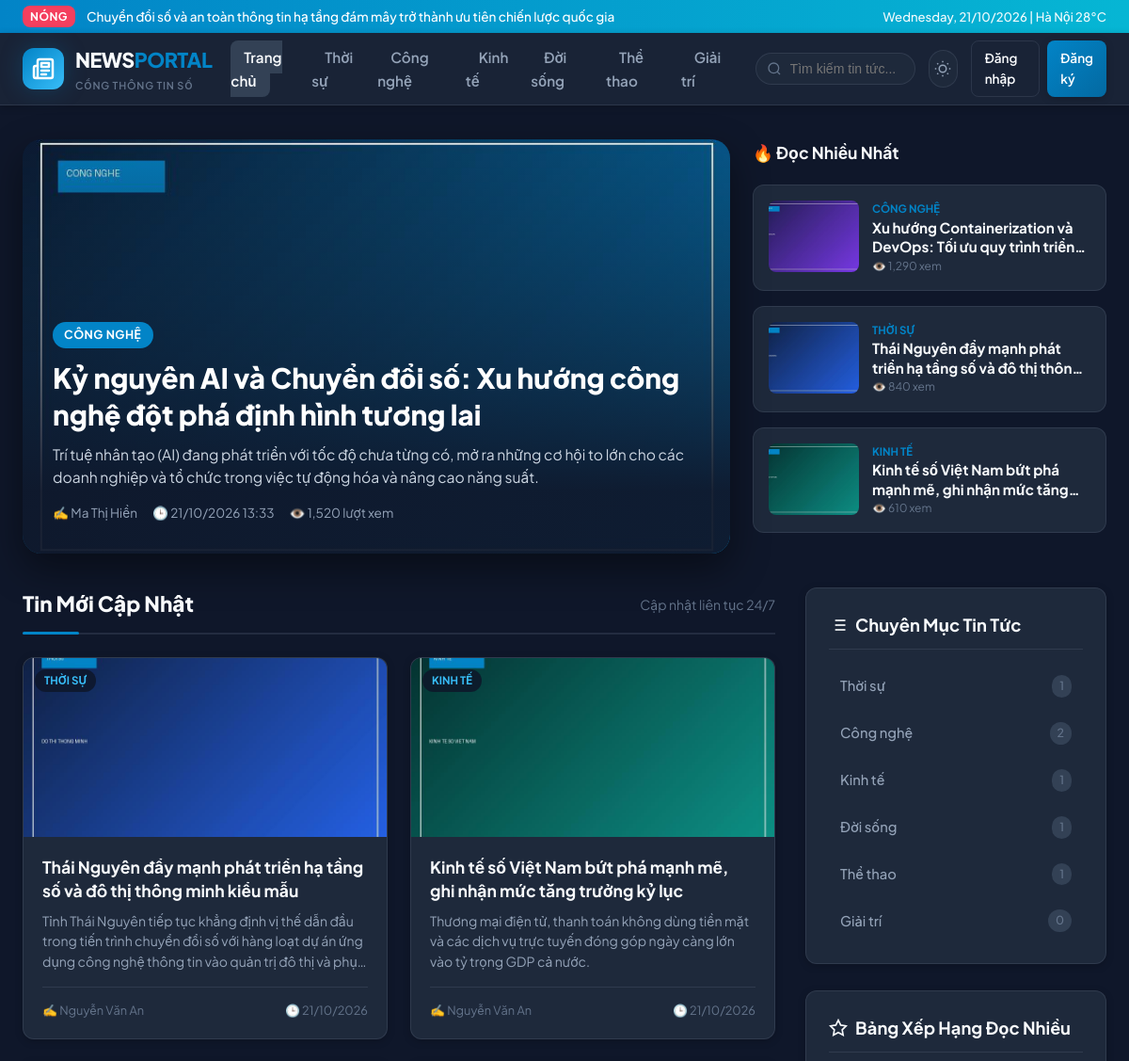
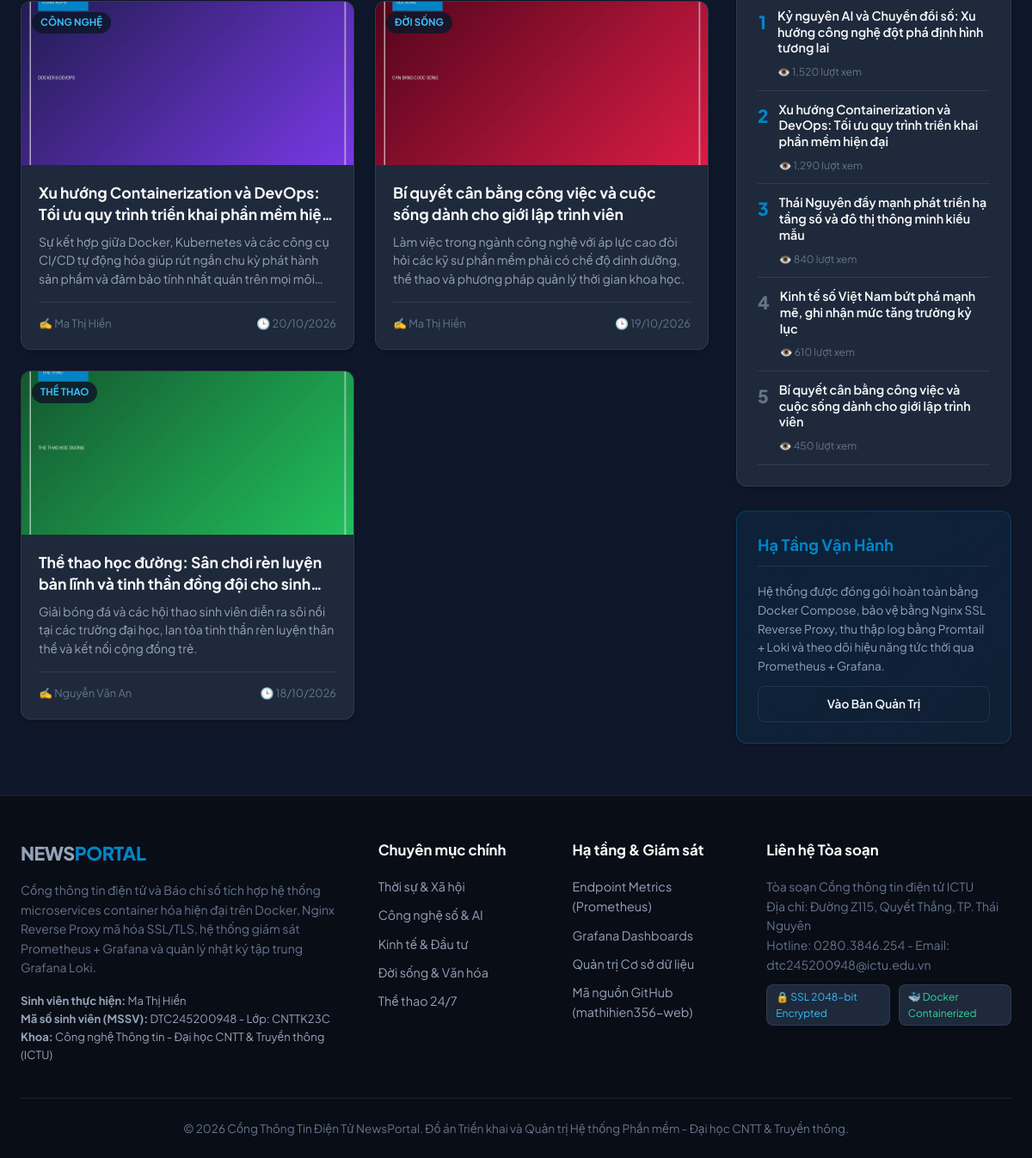
Screenshot of /webapp/index.php with the database file from the repository (2 pictures, top to bottom).
### tables this page shows
CREATE TABLE `categories` (
    `id` INT AUTO_INCREMENT PRIMARY KEY,
    `name` VARCHAR(100) NOT NULL,
    `slug` VARCHAR(100) NOT NULL UNIQUE,
    `description` VARCHAR(255) NULL,
    `icon` VARCHAR(50) DEFAULT 'newspaper',
    `display_order` INT NOT NULL DEFAULT 0,
    `created_at` TIMESTAMP DEFAULT CURRENT_TIMESTAMP,
    INDEX `idx_cat_slug` (`slug`)
);

CREATE TABLE `articles` (
    `id` INT AUTO_INCREMENT PRIMARY KEY,
    `category_id` INT NOT NULL,
    `author_id` INT NOT NULL,
    `title` VARCHAR(255) NOT NULL,
    `slug` VARCHAR(255) NOT NULL UNIQUE,
    `summary` TEXT NOT NULL,
    `content` LONGTEXT NOT NULL,
    `thumbnail` VARCHAR(255) NULL,
    `views` INT NOT NULL DEFAULT 0,
    `is_featured` TINYINT(1) NOT NULL DEFAULT 0,
    `status` ENUM('draft', 'published', 'archived') NOT NULL DEFAULT 'published',
    `published_at` TIMESTAMP DEFAULT CURRENT_TIMESTAMP,
    `created_at` TIMESTAMP DEFAULT CURRENT_TIMESTAMP,
    `updated_at` TIMESTAMP DEFAULT CURRENT_TIMESTAMP ON UPDATE CURRENT_TIMESTAMP,
    CONSTRAINT `fk_articles_category` FOREIGN KEY (`category_id`) REFERENCES `categories` (`id`) ON DELETE CASCADE,
    CONSTRAINT `fk_articles_author` FOREIGN KEY (`author_id`) REFERENCES `users` (`id`) ON DELETE CASCADE,
    INDEX `idx_art_status_pub` (`status`, `published_at`),
    INDEX `idx_art_featured` (`is_featured`),
    INDEX `idx_art_category` (`category_id`),
    INDEX `idx_art_author` (`author_id`)
);

CREATE TABLE `users` (
    `id` INT AUTO_INCREMENT PRIMARY KEY,
    `username` VARCHAR(50) NOT NULL UNIQUE,
    `email` VARCHAR(100) NOT NULL UNIQUE,
    `password_hash` VARCHAR(255) NOT NULL,
    `full_name` VARCHAR(100) NOT NULL,
    `role` ENUM('admin', 'author', 'reader') NOT NULL DEFAULT 'reader',
    `avatar` VARCHAR(255) DEFAULT '/assets/images/default-avatar.png',
    `bio` TEXT NULL,
    `is_active` TINYINT(1) NOT NULL DEFAULT 1,
    `created_at` TIMESTAMP DEFAULT CURRENT_TIMESTAMP,
    `updated_at` TIMESTAMP DEFAULT CURRENT_TIMESTAMP ON UPDATE CURRENT_TIMESTAMP,
    INDEX `idx_user_role` (`role`),
    INDEX `idx_user_active` (`is_active`)
);

### webapp/index.php (the view, shortened to what the rows shown need)
<?php
$db = get_db_connection();
$stmt = $db->query("
    SELECT a.*, c.name AS category_name, c.slug AS category_slug, u.full_name AS author_name, u.avatar AS author_avatar
    FROM articles a
    JOIN categories c ON a.category_id = c.id
    JOIN users u ON a.author_id = u.id
    WHERE a.status = 'published' AND a.is_featured = 1
    ORDER BY a.published_at DESC
    LIMIT 1
");
$heroArticle = $stmt->fetch();
$excludeId = $heroArticle ? $heroArticle['id'] : 0;
$stmt = $db->prepare("
    SELECT a.*, c.name AS category_name, c.slug AS category_slug
    FROM articles a
    JOIN categories c ON a.category_id = c.id
    WHERE a.status = 'published' AND a.id != ?
    ORDER BY a.views DESC
    LIMIT 3
");
$stmt->execute([$excludeId]);
$trendingArticles = $stmt->fetchAll();
$stmt = $db->prepare("
    SELECT a.*, c.name AS category_name, c.slug AS category_slug, u.full_name AS author_name
    FROM articles a
    JOIN categories c ON a.category_id = c.id
    JOIN users u ON a.author_id = u.id
    WHERE a.status = 'published' AND a.id != ?
    ORDER BY a.published_at DESC
    LIMIT 6
");
$stmt->execute([$excludeId]);
$recentArticles = $stmt->fetchAll();
$stmt = $db->query("
    SELECT c.*, COUNT(a.id) AS article_count
    FROM categories c
    LEFT JOIN articles a ON c.id = a.category_id AND a.status = 'published'
    GROUP BY c.id
    ORDER BY c.display_order ASC
");
$allCategories = $stmt->fetchAll();
$stmt = $db->query("
    SELECT a.id, a.title, a.slug, a.views, a.published_at
    FROM articles a
    WHERE a.status = 'published'
    ORDER BY a.views DESC
    LIMIT 5
");
$topViewed = $stmt->fetchAll();
require_once __DIR__ . '/includes/header.php';
?>
<div class="container">
    <?php if ($heroArticle): ?>
        <section class="hero-section">
            <div class="hero-grid">
                <a href="/article.php?slug=<?= e($heroArticle['slug']) ?>" class="hero-main-card">
                    <img src="<?= e($heroArticle['thumbnail'] ?: '/assets/images/default-news.jpg') ?>"
                         alt="<?= e($heroArticle['title']) ?>" class="hero-main-bg"
                         onerror="this.src='https://images.unsplash.com/photo-1504384308090-c894fdcc538d?w=800&auto=format&fit=crop&q=80'">
                    <div class="hero-overlay"></div>
                    <div class="hero-content">
                        <span class="category-tag"><?= e($heroArticle['category_name']) ?></span>
                        <h1 class="hero-title"><?= e($heroArticle['title']) ?></h1>
                        <p class="hero-summary"><?= e($heroArticle['summary']) ?></p>
                        <div class="meta-info">
                            <span class="meta-item">✍️ <?= e($heroArticle['author_name']) ?></span>
                            <span class="meta-item">🕒 <?= date('d/m/Y H:i', strtotime($heroArticle['published_at'])) ?></span>
                            <span class="meta-item">👁️ <?= number_format($heroArticle['views']) ?> lượt xem</span>
                        </div>
                    </div>
                </a>
                <div class="hero-side-column">
                    <h3 style="font-size: 1.1rem; font-weight: 700; color: var(--text-primary); margin-bottom: 4px; display:flex; align-items:center; gap:8px;">
                        🔥 Đọc Nhiều Nhất
                    </h3>
                    <?php foreach ($trendingArticles as $trend): ?>
                        <a href="/article.php?slug=<?= e($trend['slug']) ?>" class="side-card">
                            <img src="<?= e($trend['thumbnail'] ?: '/assets/images/default-news.jpg') ?>"
                                 alt="<?= e($trend['title']) ?>" class="side-thumb"
                                 onerror="this.src='https://images.unsplash.com/photo-1526374965328-7f61d4dc18c5?w=200&auto=format&fit=crop&q=80'">
                            <div class="side-card-content">
                                <span style="font-size: 0.72rem; color: var(--primary); font-weight: 700; text-transform: uppercase;">
                                    <?= e($trend['category_name']) ?>
                                </span>
                                <h4 class="side-title"><?= e($trend['title']) ?></h4>
                                <span style="font-size: 0.75rem; color: var(--text-muted);">
                                    👁️ <?= number_format($trend['views']) ?> xem
                                </span>
                            </div>
                        </a>
                    <?php endforeach; ?>
                </div>
            </div>
        </section>
    <?php endif; ?>
    <div class="main-layout">
        <div class="content-primary">
            <div class="section-header">
                <h2 class="section-title">Tin Mới Cập Nhật</h2>
            </div>
            <div class="article-cards-grid">
                <?php foreach ($recentArticles as $art): ?>
                    <article class="article-card">
                        <a href="/article.php?slug=<?= e($art['slug']) ?>" class="card-thumb-wrap">
                            <img src="<?= e($art['thumbnail'] ?: '/assets/images/default-news.jpg') ?>"
                                 alt="<?= e($art['title']) ?>" class="card-thumb"
                                 onerror="this.src='https://images.unsplash.com/photo-1498050108023-c5249f4df085?w=500&auto=format&fit=crop&q=80'">
                            <span class="card-category-badge"><?= e($art['category_name']) ?></span>
                        </a>
                        <div class="card-body">
                            <h3 class="card-title">
                                <a href="/article.php?slug=<?= e($art['slug']) ?>"><?= e($art['title']) ?></a>
                            </h3>
                            <p class="card-summary"><?= e($art['summary']) ?></p>
                            <div class="card-footer">
                                <span>✍️ <?= e($art['author_name']) ?></span>
                                <span>🕒 <?= date('d/m/Y', strtotime($art['published_at'])) ?></span>
                            </div>
                        </div>
                    </article>
                <?php endforeach; ?>
            </div>
        </div>
        <aside class="sidebar">
            <div class="widget">
                <ul class="categories-list">
                    <?php foreach ($allCategories as $cat): ?>
                        <li>
                            <a href="/category.php?slug=<?= e($cat['slug']) ?>" class="category-item-link">
                                <span><?= e($cat['name']) ?></span>
                                <span class="category-count"><?= $cat['article_count'] ?></span>
                            </a>
                        </li>
                    <?php endforeach; ?>
                </ul>
            </div>
            <div class="widget">
                <div style="display:flex; flex-direction:column; gap:12px;">
                    <?php $rank = 1; foreach ($topViewed as $tv): ?>
                        <div style="display:flex; align-items:flex-start; gap:12px; padding-bottom:10px; border-bottom:1px solid var(--border-color);">
                            <span style="font-size:1.3rem; font-weight:800; color:<?= $rank <= 3 ? 'var(--primary)' : 'var(--text-muted)' ?>; width:24px; text-align:center;">
                                <?= $rank++ ?>
                            </span>
                            <div style="flex-grow:1;">
                                <a href="/article.php?slug=<?= e($tv['slug']) ?>" style="font-size:0.9rem; font-weight:600; line-height:1.3; color:var(--text-primary); display:block; margin-bottom:4px;">
                                    <?= e($tv['title']) ?>
                                </a>
                                <span style="font-size:0.75rem; color:var(--text-muted);">
                                    👁️ <?= number_format($tv['views']) ?> lượt xem
                                </span>
                            </div>
                        </div>
                    <?php endforeach; ?>
                </div>
            </div>
        </aside>
    </div>
</div>
<?php require_once __DIR__ . '/includes/footer.php'; ?>

### webapp/includes/header.php (shortened to what the rows shown need)
<?php
require_once __DIR__ . '/auth.php';
$headerCategories = [];
try {
    $db = get_db_connection();
    $stmt = $db->query("SELECT id, name, slug FROM categories ORDER BY display_order ASC LIMIT 6");
    $headerCategories = $stmt->fetchAll();
} catch (Exception $e) {
}
?>
<!DOCTYPE html>
<html lang="vi" data-theme="dark">
<head>
    <link rel="stylesheet" href="/assets/css/style.css">
</head>
<body>
<header class="site-header">
    <div class="container navbar">
        <ul class="nav-links">
            <?php foreach ($headerCategories as $cat): ?>
                <li>
                    <a href="/category.php?slug=<?= e($cat['slug']) ?>"
                       class="nav-link <?= isset($_GET['slug']) && $_GET['slug'] === $cat['slug'] ? 'active' : '' ?>">
                        <?= e($cat['name']) ?>
                    </a>
                </li>
            <?php endforeach; ?>
        </ul>
    </div>
</header>
<main>

### rows the page displays
categories: name "Thời sự", article_count "1"
categories: name "Công nghệ", article_count "2"
categories: name "Kinh tế", article_count "1"
categories: name "Đời sống", article_count "1"
categories: name "Thể thao", article_count "1"
categories: name "Giải trí", article_count "0"
articles: thumbnail (picture), category.name "CÔNG NGHỆ", title "Kỷ nguyên AI và Chuyển đổi số: Xu hướng công nghệ đột phá định hình tương lai", summary "Trí tuệ nhân tạo (AI) đang phát triển với tốc độ chưa từng có, mở ra những cơ hội to lớn cho các doanh nghiệp và tổ chức trong việc tự động hóa và nâng cao năng suất.", author.full_name "Ma Thị Hiền", published_at "21/10/2026 13:33", views "1,520"
articles: thumbnail (picture), category.name "CÔNG NGHỆ", title "Xu hướng Containerization và DevOps: Tối ưu quy trình…", views "1,290", title "Xu hướng Containerization và DevOps: Tối ưu quy trình triển khai phần mềm…", summary "Sự kết hợp giữa Docker, Kubernetes và các công cụ CI/CD tự động hóa giúp rút ngắn chu kỳ phát hành sản phẩm và đảm bảo tính nhất quán trên mọi…", author.full_name "Ma Thị Hiền", published_at "20/10/2026", title "Xu hướng Containerization và DevOps: Tối ưu quy trình triển khai phần mềm hiện đại"
articles: thumbnail (picture), category.name "THỜI SỰ", title "Thái Nguyên đẩy mạnh phát triển hạ tầng số và đô thị…", views "840", title "Thái Nguyên đẩy mạnh phát triển hạ tầng số và đô thị thông minh kiểu mẫu", summary "Tỉnh Thái Nguyên tiếp tục khẳng định vị thế dẫn đầu trong tiến trình chuyển đổi số với hàng loạt dự án ứng dụng công nghệ thông tin vào quản trị đô thị và…", author.full_name "Nguyễn Văn An", published_at "21/10/2026"
articles: thumbnail (picture), category.name "KINH TẾ", title "Kinh tế số Việt Nam bứt phá mạnh mẽ, ghi nhận mức…", views "610", title "Kinh tế số Việt Nam bứt phá mạnh mẽ, ghi nhận mức tăng trưởng kỷ lục", summary "Thương mại điện tử, thanh toán không dùng tiền mặt và các dịch vụ trực tuyến đóng góp ngày càng lớn vào tỷ trọng GDP cả nước.", author.full_name "Nguyễn Văn An", published_at "21/10/2026"
articles: thumbnail (picture), category.name "ĐỜI SỐNG", title "Bí quyết cân bằng công việc và cuộc sống dành cho giới lập trình viên", summary "Làm việc trong ngành công nghệ với áp lực cao đòi hỏi các kỹ sư phần mềm phải có chế độ dinh dưỡng, thể thao và phương pháp quản lý thời gian khoa học.", author.full_name "Ma Thị Hiền", published_at "19/10/2026", views "450"
articles: thumbnail (picture), category.name "THỂ THAO", title "Thể thao học đường: Sân chơi rèn luyện bản lĩnh và tinh thần đồng đội cho…", summary "Giải bóng đá và các hội thao sinh viên diễn ra sôi nổi tại các trường đại học, lan tỏa tinh thần rèn luyện thân thể và kết nối cộng đồng trẻ.", author.full_name "Nguyễn Văn An", published_at "18/10/2026"
